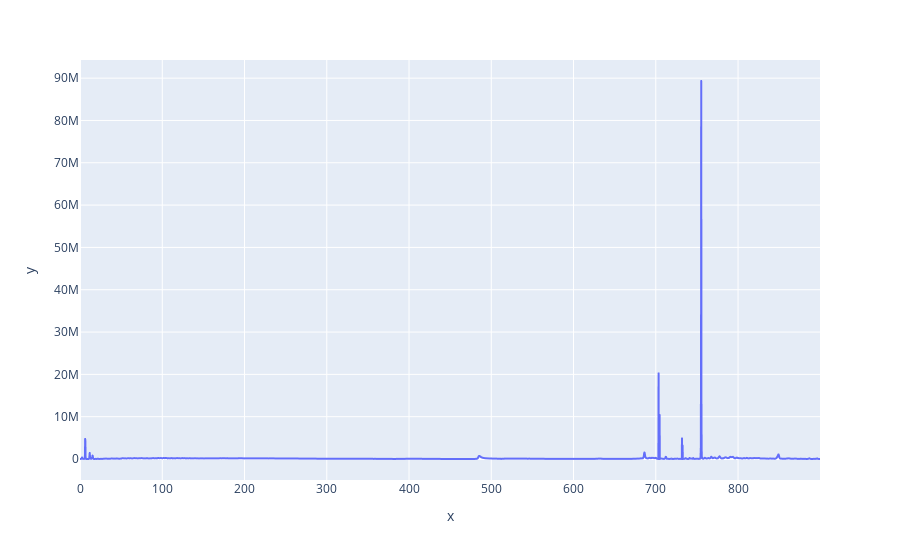

The notebook cell this image was saved under:
### Code cell
px.line(x=wvn_saphire, y=VO2_HZO_saphire_70) # very weird, do not consider

### Figure 1 — Plotly figure (JSON) as saved in the notebook; plotly's stock layout.template omitted (floating-point values rounded to 4 significant figures; data arrays with more than 128 entries replaced by an {"elided": "..."} marker saying what was removed)
{"data": [{"hovertemplate": "x=%{x}<br>y=%{y}<extra></extra>", "legendgroup": "", "line": {"color": "#636efa", "dash": "solid"}, "marker": {"symbol": "circle"}, "mode": "lines", "name": "", "showlegend": false, "type": "scattergl", "x": {"elided": "3733 float values"}, "xaxis": "x", "y": {"elided": "3733 float values"}, "yaxis": "y"}], "layout": {"legend": {"tracegroupgap": 0}, "margin": {"t": 60}, "xaxis": {"anchor": "y", "domain": [0, 1], "title": {"text": "x"}}, "yaxis": {"anchor": "x", "domain": [0, 1], "title": {"text": "y"}}}}
